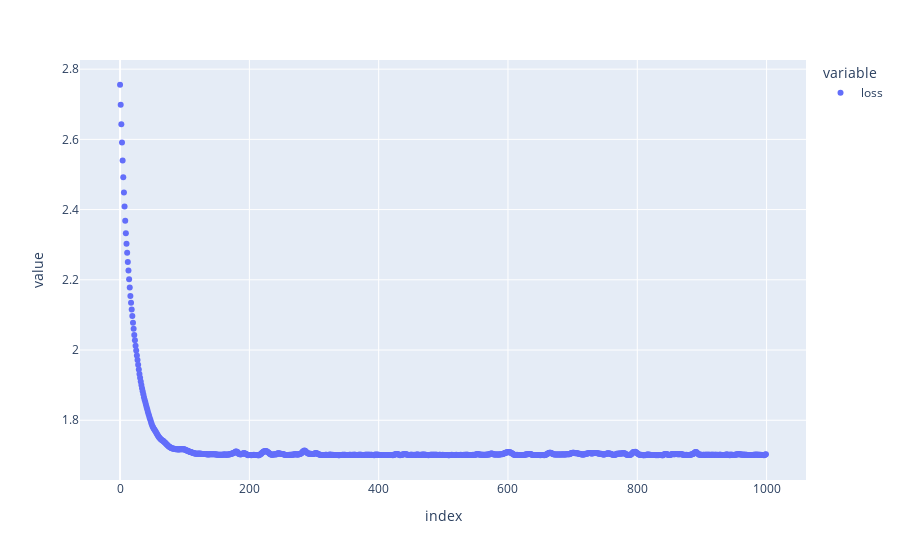

Notebook code cell kept with this figure:
### Code cell
#Run this cell to graph your loss
df = pd.DataFrame(history.history)['loss']
px.scatter(df).show()

### Figure 1 — Plotly figure (JSON) as saved in the notebook; plotly's stock layout.template omitted (floating-point values rounded to 4 significant figures; data arrays with more than 128 entries replaced by an {"elided": "..."} marker saying what was removed)
{"data": [{"hovertemplate": "variable=loss<br>index=%{x}<br>value=%{y}<extra></extra>", "legendgroup": "loss", "marker": {"color": "#636efa", "symbol": "circle"}, "mode": "markers", "name": "loss", "orientation": "v", "showlegend": true, "type": "scatter", "x": {"elided": "1000 int values"}, "xaxis": "x", "y": {"elided": "1000 float values"}, "yaxis": "y"}], "layout": {"legend": {"title": {"text": "variable"}, "tracegroupgap": 0}, "margin": {"t": 60}, "xaxis": {"anchor": "y", "domain": [0, 1], "title": {"text": "index"}}, "yaxis": {"anchor": "x", "domain": [0, 1], "title": {"text": "value"}}}}
